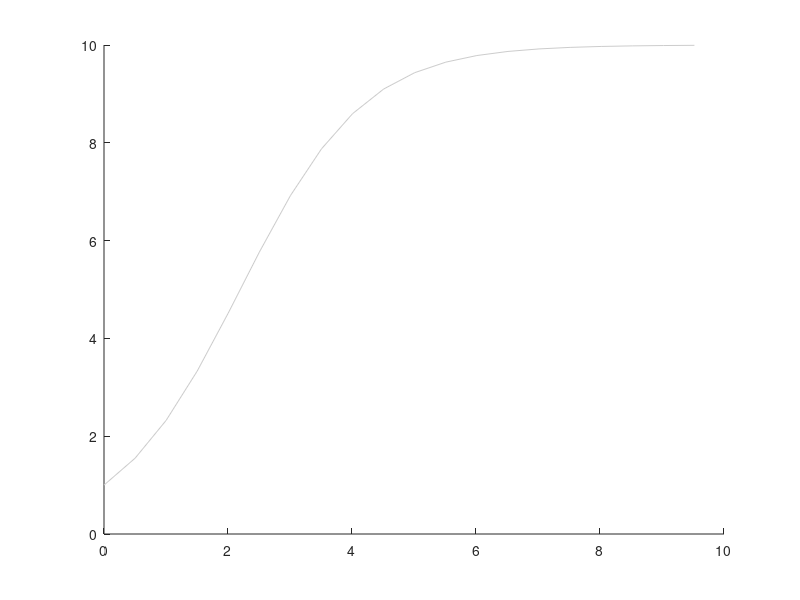

MATLAB code for this plot: (Note: this script raises an error after producing the figure.)
clf;
hold on;

%Time boundaries
t0 =0;dt = 10.^-0.3;t_end = 10.^1;
T = t0:dt:t_end;
iter_to_plot = round(t_end/dt);

%Analytical solution and its plot
p = @(t) 10 ./ (1+9*exp(-t));
plot(T(1:iter_to_plot), p(T(1:iter_to_plot)), 'Color', [0.8 0.8 0.8]);

%Given population ODE and initial condition
dpdt = @(p) (1 - p/10)*p;
p0 = 1;

eu = w01_euler( dpdt, p0, t0, dt, t_end );
plot(T(1:iter_to_plot), eu(1:iter_to_plot), 'Color', [1 0 0]);
hold off;